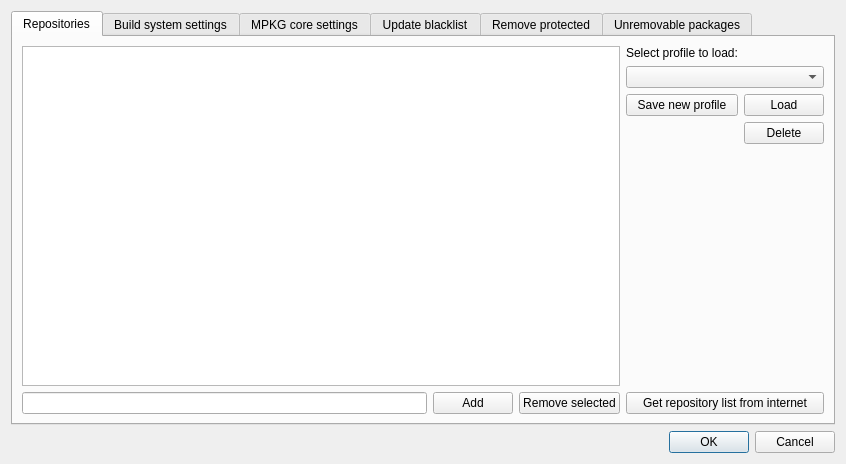
<?xml version="1.0" encoding="UTF-8"?>
<ui version="4.0">
 <class>SettingsDialogClass</class>
 <widget class="QDialog" name="SettingsDialogClass">
  <property name="geometry">
   <rect>
    <x>0</x>
    <y>0</y>
    <width>845</width>
    <height>464</height>
   </rect>
  </property>
  <property name="windowTitle">
   <string>Dialog</string>
  </property>
  <layout class="QVBoxLayout" name="verticalLayout">
   <item>
    <widget class="QTabWidget" name="tabWidget">
     <property name="currentIndex">
      <number>0</number>
     </property>
     <widget class="QWidget" name="tab_2">
      <attribute name="title">
       <string>Repositories</string>
      </attribute>
      <layout class="QHBoxLayout" name="horizontalLayout_4">
       <item>
        <layout class="QVBoxLayout" name="verticalLayout_3">
         <item>
          <widget class="QListWidget" name="repositoryListWidget"/>
         </item>
         <item>
          <layout class="QHBoxLayout" name="horizontalLayout">
           <item>
            <widget class="QLineEdit" name="addRepositoryLineEdit"/>
           </item>
           <item>
            <widget class="QPushButton" name="addRepositoryButton">
             <property name="text">
              <string>Add</string>
             </property>
            </widget>
           </item>
           <item>
            <widget class="QPushButton" name="removeRepositoryButton">
             <property name="text">
              <string>Remove selected</string>
             </property>
            </widget>
           </item>
          </layout>
         </item>
        </layout>
       </item>
       <item>
        <layout class="QVBoxLayout" name="verticalLayout_4">
         <item>
          <layout class="QGridLayout" name="gridLayout">
           <item row="0" column="0">
            <widget class="QLabel" name="label_15">
             <property name="text">
              <string>Select profile to load:</string>
             </property>
            </widget>
           </item>
           <item row="1" column="0" colspan="2">
            <widget class="QComboBox" name="repositoryProfilesComboBox"/>
           </item>
           <item row="2" column="0">
            <widget class="QPushButton" name="saveProfileButton">
             <property name="text">
              <string>Save new profile</string>
             </property>
            </widget>
           </item>
           <item row="2" column="1">
            <widget class="QPushButton" name="loadProfileButton">
             <property name="text">
              <string>Load</string>
             </property>
            </widget>
           </item>
           <item row="3" column="1">
            <widget class="QPushButton" name="deleteProfileButton">
             <property name="text">
              <string>Delete</string>
             </property>
            </widget>
           </item>
          </layout>
         </item>
         <item>
          <spacer name="verticalSpacer">
           <property name="orientation">
            <enum>Qt::Vertical</enum>
           </property>
           <property name="sizeHint" stdset="0">
            <size>
             <width>181</width>
             <height>249</height>
            </size>
           </property>
          </spacer>
         </item>
         <item>
          <widget class="QPushButton" name="getRepositoryListButton">
           <property name="text">
            <string>Get repository list from internet</string>
           </property>
          </widget>
         </item>
        </layout>
       </item>
      </layout>
     </widget>
     <widget class="QWidget" name="tab_6">
      <attribute name="title">
       <string>Build system settings</string>
      </attribute>
      <layout class="QGridLayout" name="gridLayout_3">
       <item row="0" column="0">
        <layout class="QGridLayout" name="gridLayout_2">
         <item row="0" column="0">
          <widget class="QLabel" name="label">
           <property name="text">
            <string>CPU Arch:</string>
           </property>
          </widget>
         </item>
         <item row="0" column="1">
          <widget class="QComboBox" name="cpuArchComboBox">
           <property name="editable">
            <bool>true</bool>
           </property>
           <item>
            <property name="text">
             <string>i686</string>
            </property>
           </item>
           <item>
            <property name="text">
             <string>i486</string>
            </property>
           </item>
           <item>
            <property name="text">
             <string>x86_64</string>
            </property>
           </item>
          </widget>
         </item>
         <item row="0" column="2">
          <widget class="QLabel" name="label_8">
           <property name="text">
            <string>Compiled package output:</string>
           </property>
          </widget>
         </item>
         <item row="0" column="3" rowspan="2">
          <widget class="QLineEdit" name="pkgOutputEdit">
           <property name="text">
            <string>/var/mpkg/packages/</string>
           </property>
          </widget>
         </item>
         <item row="1" column="1" rowspan="2">
          <widget class="QComboBox" name="cpuTuneComboBox">
           <property name="editable">
            <bool>true</bool>
           </property>
           <item>
            <property name="text">
             <string>i686</string>
            </property>
           </item>
           <item>
            <property name="text">
             <string>i486</string>
            </property>
           </item>
           <item>
            <property name="text">
             <string>x86_64</string>
            </property>
           </item>
          </widget>
         </item>
         <item row="2" column="0">
          <widget class="QLabel" name="label_5">
           <property name="text">
            <string>CPU Tune:</string>
           </property>
          </widget>
         </item>
         <item row="2" column="2">
          <widget class="QLabel" name="label_9">
           <property name="text">
            <string>Source cache directory:</string>
           </property>
          </widget>
         </item>
         <item row="2" column="3" rowspan="3">
          <widget class="QLineEdit" name="sourceCacheEdit">
           <property name="text">
            <string>/var/mpkg/source_cache/</string>
           </property>
          </widget>
         </item>
         <item row="5" column="0">
          <widget class="QLabel" name="label_7">
           <property name="text">
            <string>Job count:</string>
           </property>
          </widget>
         </item>
         <item row="5" column="2">
          <widget class="QLabel" name="label_10">
           <property name="text">
            <string>Maintainer name:</string>
           </property>
          </widget>
         </item>
         <item row="5" column="3">
          <widget class="QLineEdit" name="maintainerNameEdit"/>
         </item>
         <item row="6" column="0">
          <widget class="QLabel" name="label_6">
           <property name="text">
            <string>Optimization level:</string>
           </property>
          </widget>
         </item>
         <item row="6" column="2">
          <widget class="QLabel" name="label_11">
           <property name="text">
            <string>Maintainer e-mail:</string>
           </property>
          </widget>
         </item>
         <item row="6" column="3">
          <widget class="QLineEdit" name="maintainerEmailEdit"/>
         </item>
         <item row="7" column="0">
          <widget class="QLabel" name="label_12">
           <property name="text">
            <string>Output package type:</string>
           </property>
          </widget>
         </item>
         <item row="7" column="1">
          <widget class="QComboBox" name="outputPkgTypeComboBox">
           <property name="editable">
            <bool>true</bool>
           </property>
           <item>
            <property name="text">
             <string>txz</string>
            </property>
           </item>
           <item>
            <property name="text">
             <string>tgz</string>
            </property>
           </item>
           <item>
            <property name="text">
             <string>tlz</string>
            </property>
           </item>
           <item>
            <property name="text">
             <string>tbz</string>
            </property>
           </item>
          </widget>
         </item>
         <item row="6" column="1">
          <widget class="QComboBox" name="oLevelComboBox">
           <property name="editable">
            <bool>true</bool>
           </property>
           <property name="currentIndex">
            <number>2</number>
           </property>
           <property name="modelColumn">
            <number>0</number>
           </property>
           <item>
            <property name="text">
             <string>O0</string>
            </property>
           </item>
           <item>
            <property name="text">
             <string>O1</string>
            </property>
           </item>
           <item>
            <property name="text">
             <string>O2</string>
            </property>
           </item>
           <item>
            <property name="text">
             <string>O3</string>
            </property>
           </item>
           <item>
            <property name="text">
             <string>Os</string>
            </property>
           </item>
          </widget>
         </item>
         <item row="5" column="1">
          <widget class="QSpinBox" name="numjobsSpinBox">
           <property name="minimum">
            <number>1</number>
           </property>
           <property name="value">
            <number>2</number>
           </property>
          </widget>
         </item>
        </layout>
       </item>
       <item row="1" column="0">
        <spacer name="verticalSpacer_3">
         <property name="orientation">
          <enum>Qt::Vertical</enum>
         </property>
         <property name="sizeHint" stdset="0">
          <size>
           <width>802</width>
           <height>198</height>
          </size>
         </property>
        </spacer>
       </item>
      </layout>
     </widget>
     <widget class="QWidget" name="tab">
      <attribute name="title">
       <string>MPKG core settings</string>
      </attribute>
      <layout class="QGridLayout" name="gridLayout_4">
       <item row="0" column="0">
        <widget class="QCheckBox" name="disableDependenciesCheckBox">
         <property name="text">
          <string>Disable dependencies</string>
         </property>
        </widget>
       </item>
       <item row="0" column="1">
        <widget class="QLabel" name="label_13">
         <property name="text">
          <string>CD-ROM device:</string>
         </property>
        </widget>
       </item>
       <item row="0" column="3">
        <widget class="QLineEdit" name="cdromDeviceEdit"/>
       </item>
       <item row="1" column="0">
        <widget class="QCheckBox" name="enableDownloadResumeCheckBox">
         <property name="toolTip">
          <string>By default, download resume is enabled for wget and aria2 tools. If you want to specify exact behaviour, choose some of this.</string>
         </property>
         <property name="text">
          <string>Enable download resume</string>
         </property>
        </widget>
       </item>
       <item row="1" column="1">
        <widget class="QLabel" name="label_14">
         <property name="text">
          <string>CD-ROM mount point:</string>
         </property>
        </widget>
       </item>
       <item row="1" column="3">
        <widget class="QLineEdit" name="cdromMountEdit"/>
       </item>
       <item row="2" column="0">
        <widget class="QCheckBox" name="enablePrelinkCheckBox">
         <property name="text">
          <string>Enable prelink</string>
         </property>
        </widget>
       </item>
       <item row="3" column="0">
        <widget class="QCheckBox" name="enablePrelinkRandomCheckBox">
         <property name="text">
          <string>Enable stack randomization in prelink</string>
         </property>
        </widget>
       </item>
       <item row="4" column="0">
        <widget class="QCheckBox" name="enableBDeltaCheckBox">
         <property name="toolTip">
          <string>Enable support for delta updates. This feature extremely saves traffic, but eats your HDD and CPU. Support for this feature was dropped in repositories and may be removed permanently from mpkg.</string>
         </property>
         <property name="text">
          <string>Enable bdelta support (deprecated)</string>
         </property>
        </widget>
       </item>
       <item row="8" column="0">
        <spacer name="verticalSpacer_2">
         <property name="orientation">
          <enum>Qt::Vertical</enum>
         </property>
         <property name="sizeHint" stdset="0">
          <size>
           <width>20</width>
           <height>40</height>
          </size>
         </property>
        </spacer>
       </item>
       <item row="5" column="0">
        <widget class="QLabel" name="label_16">
         <property name="text">
          <string>Download tool:</string>
         </property>
        </widget>
       </item>
       <item row="6" column="0">
        <widget class="QComboBox" name="downloadToolComboBox">
         <item>
          <property name="text">
           <string>wget</string>
          </property>
         </item>
         <item>
          <property name="text">
           <string>aria2</string>
          </property>
         </item>
         <item>
          <property name="text">
           <string>mpkg (old default)</string>
          </property>
         </item>
        </widget>
       </item>
       <item row="7" column="0">
        <widget class="QLabel" name="label_17">
         <property name="text">
          <string>By default, mpkg now uses wget as the most robust tool. If you want more speed, choose aria2 or mpkg.</string>
         </property>
         <property name="wordWrap">
          <bool>true</bool>
         </property>
        </widget>
       </item>
      </layout>
     </widget>
     <widget class="QWidget" name="tab_3">
      <attribute name="title">
       <string>Update blacklist</string>
      </attribute>
      <layout class="QVBoxLayout" name="verticalLayout_6">
       <item>
        <widget class="QLabel" name="label_2">
         <property name="text">
          <string>These packages will not be updated automatically. List of such packages stored in /etc/mpkg-update-blacklist</string>
         </property>
        </widget>
       </item>
       <item>
        <widget class="QListWidget" name="updateBlacklistListWidget"/>
       </item>
       <item>
        <layout class="QHBoxLayout" name="horizontalLayout_2">
         <item>
          <widget class="QLineEdit" name="addUpdateBlacklistLineEdit"/>
         </item>
         <item>
          <widget class="QPushButton" name="addUpdateBlacklistButton">
           <property name="text">
            <string>Add</string>
           </property>
          </widget>
         </item>
         <item>
          <widget class="QPushButton" name="removeUpdateBlacklistButton">
           <property name="text">
            <string>Remove selected</string>
           </property>
          </widget>
         </item>
        </layout>
       </item>
      </layout>
     </widget>
     <widget class="QWidget" name="tab_4">
      <attribute name="title">
       <string>Remove protected</string>
      </attribute>
      <layout class="QVBoxLayout" name="verticalLayout_7">
       <item>
        <widget class="QLabel" name="label_3">
         <property name="text">
          <string>List of packages protected from removal. You will need to enter special key to enable removing any of them.</string>
         </property>
        </widget>
       </item>
       <item>
        <widget class="QListWidget" name="removeProtectedListWidget"/>
       </item>
       <item>
        <layout class="QHBoxLayout" name="horizontalLayout_3">
         <item>
          <widget class="QLineEdit" name="addRemoveProtectedLineEdit"/>
         </item>
         <item>
          <widget class="QPushButton" name="addRemoveProtectedButton">
           <property name="text">
            <string>Add</string>
           </property>
          </widget>
         </item>
         <item>
          <widget class="QPushButton" name="removeRemoveProtectedButton">
           <property name="text">
            <string>Remove selected</string>
           </property>
          </widget>
         </item>
        </layout>
       </item>
      </layout>
     </widget>
     <widget class="QWidget" name="tab_5">
      <attribute name="title">
       <string>Unremovable packages</string>
      </attribute>
      <layout class="QVBoxLayout" name="verticalLayout_2">
       <item>
        <widget class="QLabel" name="label_4">
         <property name="text">
          <string>List of packges, which files will be never removed from it's locations (even if package will be purged). It is dangerous to edit this, so it is read-only here. To edit manually, see /etc/mpkg-unremovable</string>
         </property>
         <property name="wordWrap">
          <bool>true</bool>
         </property>
        </widget>
       </item>
       <item>
        <widget class="QListWidget" name="unremovableListWidget">
         <property name="enabled">
          <bool>true</bool>
         </property>
        </widget>
       </item>
      </layout>
     </widget>
    </widget>
   </item>
   <item>
    <widget class="QDialogButtonBox" name="buttonBox">
     <property name="orientation">
      <enum>Qt::Horizontal</enum>
     </property>
     <property name="standardButtons">
      <set>QDialogButtonBox::Cancel|QDialogButtonBox::Ok</set>
     </property>
    </widget>
   </item>
  </layout>
 </widget>
 <tabstops>
  <tabstop>repositoryListWidget</tabstop>
  <tabstop>addRepositoryLineEdit</tabstop>
  <tabstop>addRepositoryButton</tabstop>
  <tabstop>removeRepositoryButton</tabstop>
  <tabstop>repositoryProfilesComboBox</tabstop>
  <tabstop>saveProfileButton</tabstop>
  <tabstop>loadProfileButton</tabstop>
  <tabstop>deleteProfileButton</tabstop>
  <tabstop>buttonBox</tabstop>
  <tabstop>cpuArchComboBox</tabstop>
  <tabstop>cpuTuneComboBox</tabstop>
  <tabstop>numjobsSpinBox</tabstop>
  <tabstop>oLevelComboBox</tabstop>
  <tabstop>outputPkgTypeComboBox</tabstop>
  <tabstop>pkgOutputEdit</tabstop>
  <tabstop>sourceCacheEdit</tabstop>
  <tabstop>maintainerNameEdit</tabstop>
  <tabstop>maintainerEmailEdit</tabstop>
  <tabstop>disableDependenciesCheckBox</tabstop>
  <tabstop>enableDownloadResumeCheckBox</tabstop>
  <tabstop>enablePrelinkCheckBox</tabstop>
  <tabstop>enablePrelinkRandomCheckBox</tabstop>
  <tabstop>enableBDeltaCheckBox</tabstop>
  <tabstop>cdromDeviceEdit</tabstop>
  <tabstop>cdromMountEdit</tabstop>
  <tabstop>updateBlacklistListWidget</tabstop>
  <tabstop>addUpdateBlacklistLineEdit</tabstop>
  <tabstop>addUpdateBlacklistButton</tabstop>
  <tabstop>removeUpdateBlacklistButton</tabstop>
  <tabstop>removeProtectedListWidget</tabstop>
  <tabstop>addRemoveProtectedLineEdit</tabstop>
  <tabstop>addRemoveProtectedButton</tabstop>
  <tabstop>removeRemoveProtectedButton</tabstop>
  <tabstop>unremovableListWidget</tabstop>
 </tabstops>
 <resources/>
 <connections>
  <connection>
   <sender>buttonBox</sender>
   <signal>accepted()</signal>
   <receiver>SettingsDialogClass</receiver>
   <slot>accept()</slot>
   <hints>
    <hint type="sourcelabel">
     <x>248</x>
     <y>254</y>
    </hint>
    <hint type="destinationlabel">
     <x>157</x>
     <y>274</y>
    </hint>
   </hints>
  </connection>
  <connection>
   <sender>buttonBox</sender>
   <signal>rejected()</signal>
   <receiver>SettingsDialogClass</receiver>
   <slot>reject()</slot>
   <hints>
    <hint type="sourcelabel">
     <x>316</x>
     <y>260</y>
    </hint>
    <hint type="destinationlabel">
     <x>286</x>
     <y>274</y>
    </hint>
   </hints>
  </connection>
 </connections>
</ui>
